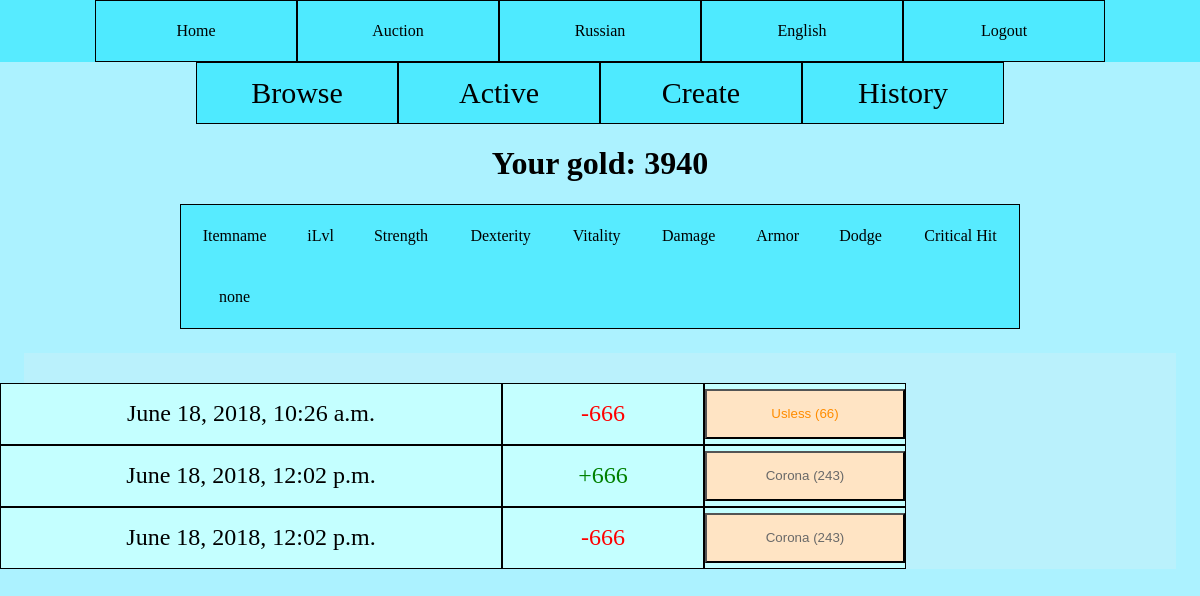
/en/auction/log (signed in), run on an earlier commit of the app's database.
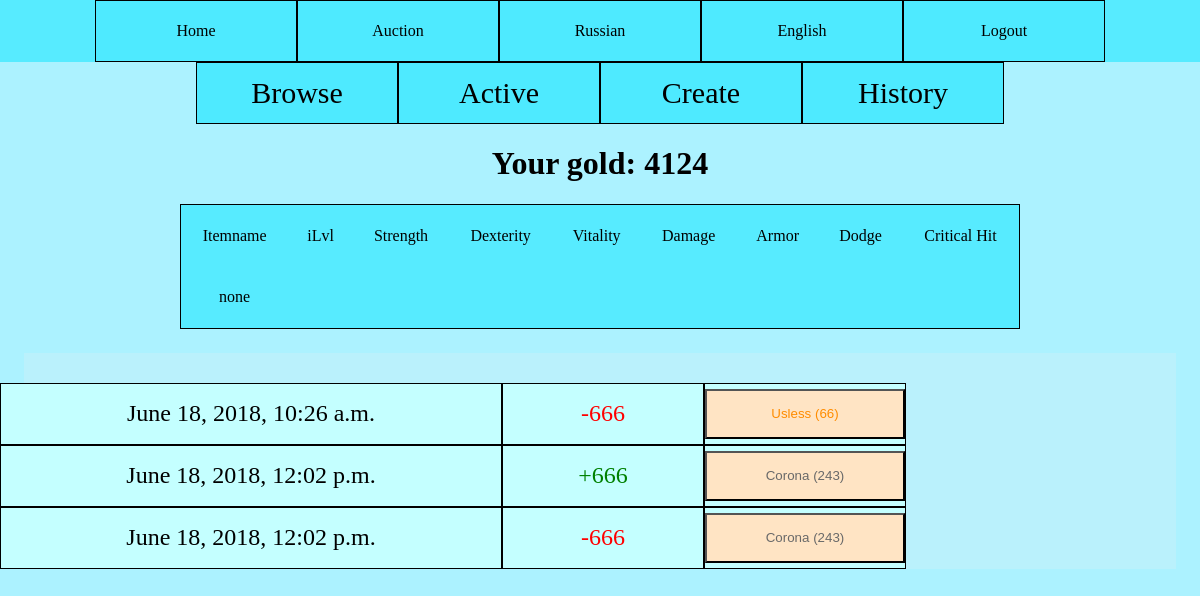
And on a later commit of the database.
### main/models.py (models this page shows)
class Character(models.Model):
    user = models.OneToOneField(User, on_delete=models.CASCADE, null=True)
    gold = models.BigIntegerField(default=0)
    eq_weapon = models.ForeignKey('Item', on_delete=models.SET_NULL, null=True, related_name="weapon")
    eq_helm   = models.ForeignKey('Item', on_delete=models.SET_NULL, null=True, related_name="helm")
    eq_armor  = models.ForeignKey('Item', on_delete=models.SET_NULL, null=True, related_name="armor")
    eq_offhand= models.ForeignKey('Item', on_delete=models.SET_NULL, null=True, related_name="offhand")

### main/views.py (the view)
# urls.py: path('auction/log', views.AuctionFed, name='log_auction'),
def AuctionFed(request):
    ProcessLoots()
    if request.user.is_authenticated:
        current_user = request.user
        char = Character.objects.get(user=current_user)
        logs = AuctionLog.objects.filter(character_id=char)
        local_log = []
        for x in logs:
            local_log.append(LocalHistory(x))
        context = {'logs': local_log, 'char': char}
        return render(request, 'auction/auction_log.html', context=context)
    else:
        return HttpResponseForbidden()

### main/GameLogic.py (called while the page is built)
def ProcessLoots():
    loots = Loot.objects.all()
    time_now = timezone.now()
    for x in loots:
        if x.end_time < time_now:
            pass

### templates/auction/auction_log.html (shortened to what this page needs)
{% extends "auction/Auction.html" %}
{% load i18n %}
{% block main %}
    {% include "items/stat_table.html" %}
    <div class="main_aa">
        <div class="lots">
            {% for x in logs %}
                <div class="head">
                    <div class="info_long">
                        {{ x.time }}
                    </div>
                    <div class="info">
                        {% if x.bought == True %}
                            <font color="red">
                                -{{ x.price }}
                            </font>
                        {% else %}
                            <font color="green">
                                +{{ x.price }}
                            </font>
                        {% endif %}
                    </div>
                    <div class="info">
                        {% include "items/item_small.html" with item=x.item only %}
                    </div>
                </div>
            {% endfor %}
        </div>
    </div>
{% endblock %}

### templates/auction/Auction.html
{% extends "base.html" %}
{% load i18n %}
{% block header %}
    <div class="menu">
        <a href="/auction">{% trans "Browse" %}</a>
        <a href="/auction/my">{% trans "Active" %}</a>
        <a href="/auction/create">{% trans "Create" %}</a>
        <a href="/auction/log">{% trans "History" %}</a>
    </div>
{% endblock %}
{% block content %}
    <h1><div style="text-align: center;">{% trans "Your gold" %}: {{ char.gold }}</div></h1>
    {% block main %}
    {% endblock %}
{% endblock %}

What changed in the data, as far as the page shows it:
changed Character: gold "3940" → "4124"
